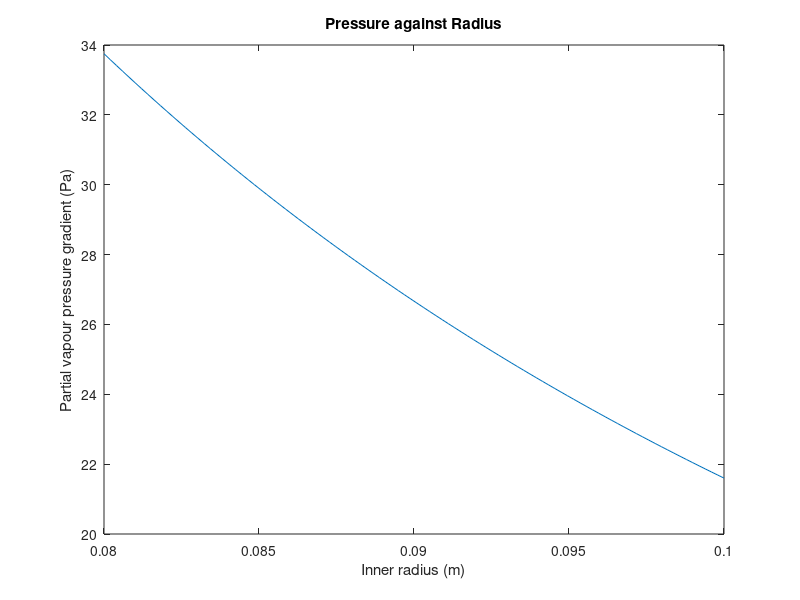
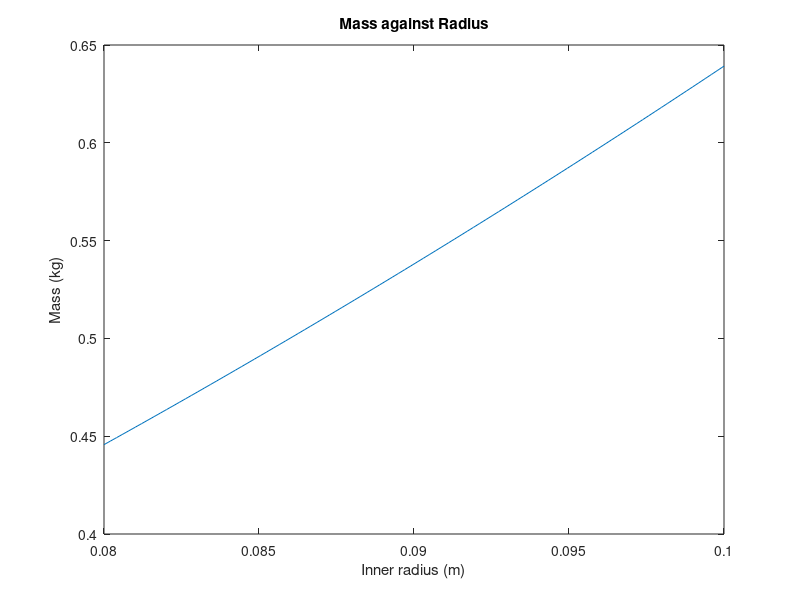

Write the MATLAB code that produced these figures, in order. (Note: this script raises an error after producing the figures.)
tic
clc
clear

%% Exploration of the problem space

% Relationship between partial vapour pressure and inner radius
M = [];
R = linspace(0.08,0.1);

Re = 1200;      %Reynold's number
nu = 0.001;     %Kinematic viscosity of air
dens_a = 1.2;   %Density of air

M = 0.5*dens_a*((Re*nu)./(2*R)).^2;

figure('Name','Pressure vs Radius','NumberTitle','off')
plot(R,M)
xlabel('Inner radius (m)')
ylabel('Partial vapour pressure gradient (Pa)')
title('Pressure against Radius')


%Relationship between helmet mass and inner radius
M = [];
R = linspace(0.08,0.1);

dens_h = 175;   %Average density across material layers.
th = 0.04;      %Upper bound of thickness

M = dens_h*(2*pi/3)*((R+th).^3 - R.^3);

figure('Name','Mass vs Radius','NumberTitle','off')
plot(R,M)
xlabel('Inner radius (m)')
ylabel('Mass (kg)')
title('Mass against Radius')


%% Single-objective optimisation of heat transfer

% Setting up the variables:
% x(1) is inner radius
% x(2) is helmet velocity
% x(3) is temperature gradient
% x(4) is material thermal conductivity
% x(5) is material thickness

x0 = [0.085,1,10,0.1,0.035];    %initial values
lb=[0.08,0,10,0.12,0.02];       %lower bounds
ub=[0.1,7.5,17,0.44,0.04];      %upper bounds
A =[]; b=[]; Aeq=[]; beq=[];


%% Algorithm 1: Interior-Point
%tic
options1 = optimoptions('fmincon','Algorithm','interior-point','plotfcn','optimplotfval');
[x,fval,ef,output,lambda]=fmincon(@objective,x0,A,b,Aeq,beq,lb,ub,@constraint,options1);
%toc

%Optimum values of each variable:
disp(table(x(1),x(2),x(3),x(4),x(5),'VariableNames',{'Ri', 'v', 'dT', 'k', 'th'}))

%Maximum heat transfer using these new variable values:
disp(['Final Objective Interior-Point: ' num2str(objective(x))])


%% Algorithm 2: SQP
%tic
options2 = optimoptions('fmincon','Algorithm','sqp','plotfcn','optimplotfval');
[x,fval,ef,output,lambda]=fmincon(@objective,x0,A,b,Aeq,beq,lb,ub,@constraint,options2);
%toc

%Optimum values of each variable:
disp(table(x(1),x(2),x(3),x(4),x(5),'VariableNames',{'Ri', 'v', 'dT', 'k', 'th'}))

%Maximum heat transfer using these new variable values:
disp(['Final Objective SQP: ' num2str(objective(x))])


%% Algorithm 3: Active-Set
%tic
options3 = optimoptions('fmincon','Algorithm','active-set','plotfcn','optimplotfval');
[x,fval,ef,output,lambda]=fmincon(@objective,x0,A,b,Aeq,beq,lb,ub,@constraint,options3);
%toc

%Optimum values of each variable:
disp(table(x(1),x(2),x(3),x(4),x(5),'VariableNames',{'Ri', 'v', 'dT', 'k', 'th'}))

%Maximum heat transfer using these new variable values:
disp(['Final Objective Active-Set: ' num2str(objective(x))])


%% Algorithm 4: Global Search
rng default

%tic
problem = createOptimProblem('fmincon','x0',x0,'objective',@objective,'nonlcon',@constraint,'lb',lb,'ub',ub);
x = run(GlobalSearch,problem);
%toc

%Optimum values of each variable:
disp(table(x(1),x(2),x(3),x(4),x(5),'VariableNames',{'Ri', 'v', 'dT', 'k', 'th'}))

%Maximum heat transfer using these variable values:
disp(['Final Objective Global Search: ' num2str(objective(x))])

toc


%% Objective Function & Non-linear Constraints

function f=objective(x)

Re = 2100;      %Reynold's number
nu = 0.001;     %kinematic viscosity of air
dens_a = 1.2;   %density of air

vel_a = (Re*nu)/(2*x(1));       %air velocity
delP = 0.5*dens_a*(vel_a)^2;    %pressure gradient

%Heat transfer through convection:
q_cv = ((2*pi*(x(1))^2)*(10.45-(x(2)^2)+10*(x(2)^0.5))*x(3));

%Heat transfer through evaporation:
q_ev = ((2*pi*(x(1))^2)*16.5*(10.45-(x(2)^2)+10*(x(2)^0.5))*delP);

%Heat transfer through conduction:
q_cd = ((x(4)*(2*pi*(x(1))^2)*x(3))/x(5));

%Maximise total heat transfer (negative null):
f = -(q_cv + q_ev + q_cd);

end

function [c, ceq] = constraint(x)

Re = 2100;
nu = 0.001;
dens_a = 1.2;

ceq = [];
c = x(2)-(Re*nu)/(2*x(1))-3;

end
